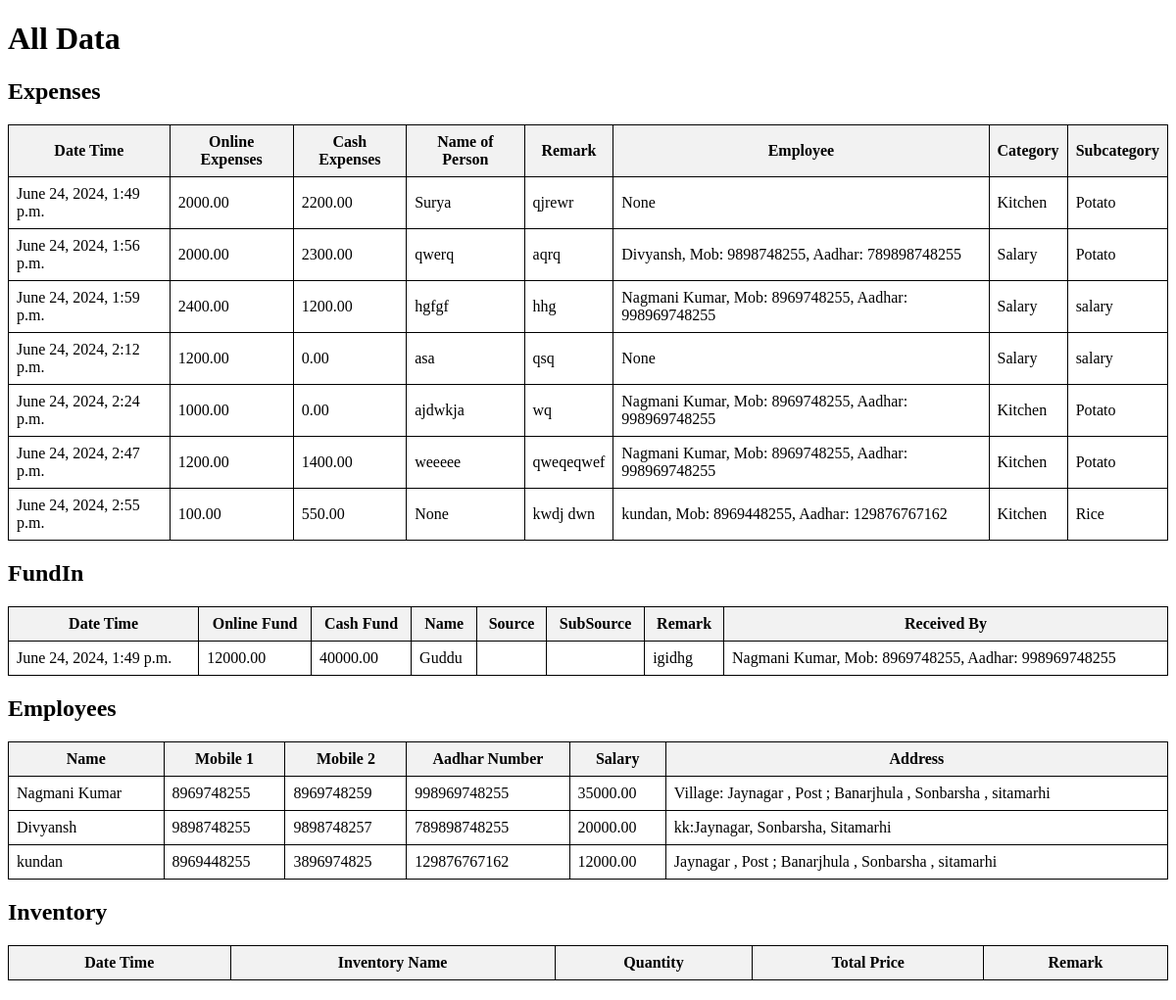
The page /all_data/ on the database as committed earlier.
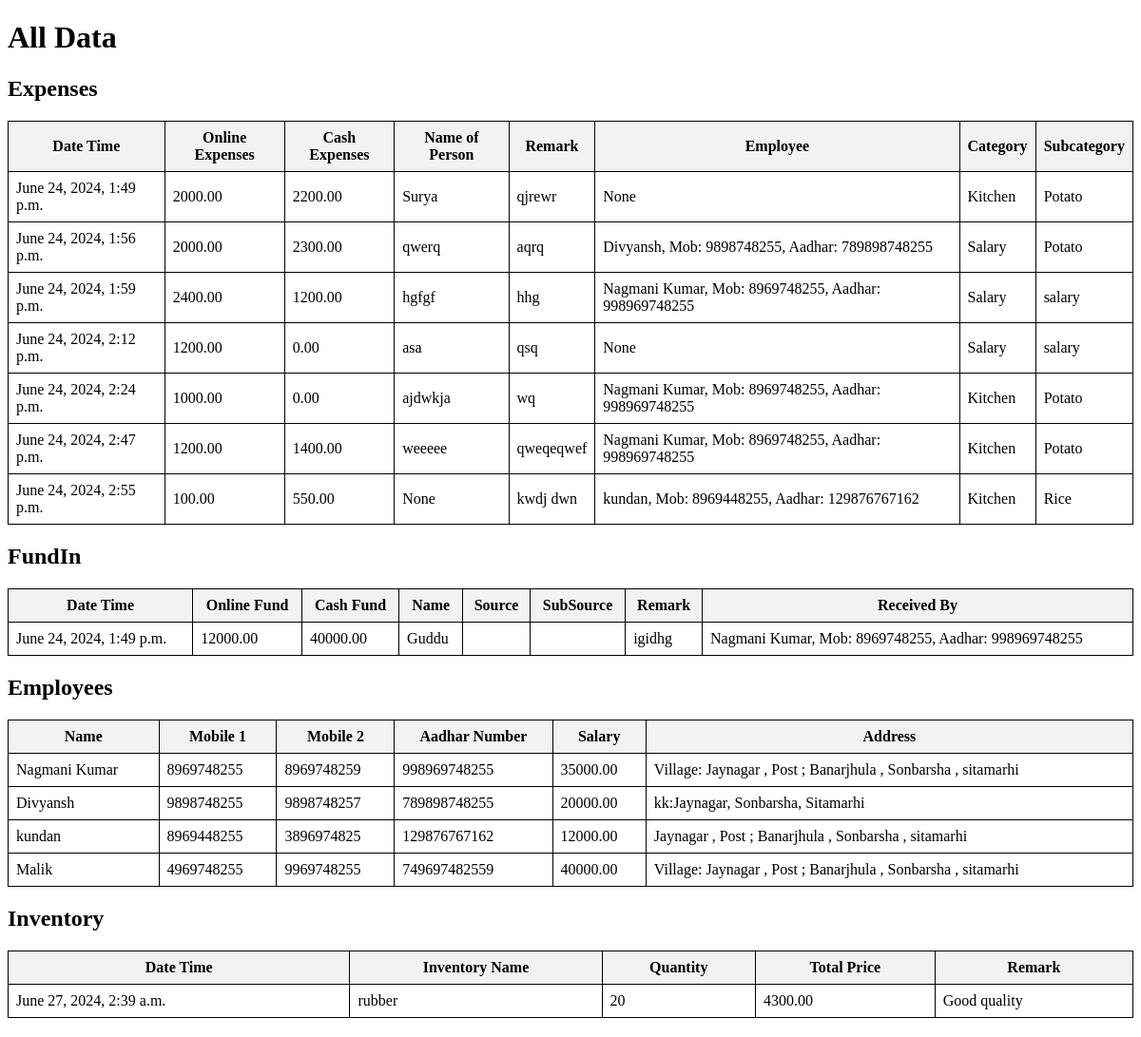
The same page on the database as committed later.
### home/models.py (models this page shows, shortened)
class Expenses(models.Model):
    date_time = models.DateTimeField(auto_now_add=True)
    online_expenses = models.DecimalField(max_digits=10, decimal_places=2)
    cash_expenses = models.DecimalField(max_digits=10, decimal_places=2)
    name_of_person = models.CharField(max_length=50, null=True, blank=True)
    remark = models.TextField(blank=True, null=True)
    is_employee_expense = models.BooleanField(default=False)
    employee = models.ForeignKey('Employee', on_delete=models.SET_NULL, null=True, blank=True)
    category = models.ForeignKey('Category', on_delete=models.CASCADE)
    subcategory = models.ForeignKey('SubCategory', on_delete=models.CASCADE, default=1)

class Category(models.Model):
    name = models.CharField(max_length=50, unique=True)
    def __str__(self):
        return self.name

class SubCategory(models.Model):
    name = models.CharField(max_length=50, unique=True)
    category = models.ForeignKey(Category, related_name='subcategories', on_delete=models.CASCADE)
    def __str__(self):
        return f"{self.name}"

class Employee(models.Model):
    date_time = models.DateTimeField(auto_now_add=True)
    name = models.CharField(max_length=100)
    mobile1 = models.CharField(max_length=10)
    mobile2 = models.CharField(max_length=10, blank=True, null=True)
    aadhar_number = models.CharField(max_length=12, unique=True)
    salary = models.DecimalField(max_digits=10, decimal_places=2)
    address = models.TextField()
    def __str__(self):
        return f"{self.name}, Mob: {self.mobile1}, Aadhar: {self.aadhar_number}"

class FundIn(models.Model):
    date_time = models.DateTimeField(auto_now_add=True)
    online_fund = models.DecimalField(max_digits=10, decimal_places=2)
    cash_fund = models.DecimalField(max_digits=10, decimal_places=2)
    name = models.CharField(max_length=50)
    source = models.ForeignKey(Source, on_delete=models.CASCADE)
    subsource = models.ForeignKey(SubSource, on_delete=models.CASCADE, default=1)
    remark = models.TextField(blank=True, null=True)
    received_by = models.ForeignKey('Employee', on_delete=models.SET_NULL, null=True, blank=True)

class Inventory(models.Model):
    date_time = models.DateTimeField(auto_now_add=True)
    inventory_name = models.CharField(max_length=100)
    quantity = models.PositiveIntegerField()
    total_price = models.DecimalField(max_digits=10, decimal_places=2)
    remark = models.TextField(blank=True, null=True)

### home/views.py (the view)
# urls.py: path('all_data/', all_data, name='all_data'),
def all_data(request):
    expenses = Expenses.objects.all()
    fundin = FundIn.objects.all()
    employees = Employee.objects.all()
    inventory = Inventory.objects.all()
    context = {
        'expenses': expenses,
        'fundin': fundin,
        'employees': employees,
        'inventory': inventory,
    }
    return render(request, 'all_data.html', context)

### home/templates/all_data.html (shortened to what this page needs)
<!DOCTYPE html>
<html lang="en">
<head>
</head>
<body>
    <h1>All Data</h1>
    <h2>Expenses</h2>
    <table>
        <thead>
            <tr>
                <th>Date Time</th>
                <th>Online Expenses</th>
                <th>Cash Expenses</th>
                <th>Name of Person</th>
                <th>Remark</th>
                <th>Employee</th>
                <th>Category</th>
                <th>Subcategory</th>
            </tr>
        </thead>
        <tbody>
            {% for expense in expenses %}
            <tr>
                <td>{{ expense.date_time }}</td>
                <td>{{ expense.online_expenses }}</td>
                <td>{{ expense.cash_expenses }}</td>
                <td>{{ expense.name_of_person }}</td>
                <td>{{ expense.remark }}</td>
                <td>{{ expense.employee }}</td>
                <td>{{ expense.category }}</td>
                <td>{{ expense.subcategory }}</td>
            </tr>
            {% endfor %}
        </tbody>
    </table>
    <h2>FundIn</h2>
    <table>
        <thead>
            <tr>
                <th>Date Time</th>
                <th>Online Fund</th>
                <th>Cash Fund</th>
                <th>Name</th>
                <th>Source</th>
                <th>SubSource</th>
                <th>Remark</th>
                <th>Received By</th>
            </tr>
        </thead>
        <tbody>
            {% for fund in fundin %}
            <tr>
                <td>{{ fund.date_time }}</td>
                <td>{{ fund.online_fund }}</td>
                <td>{{ fund.cash_fund }}</td>
                <td>{{ fund.name }}</td>
                <td>{{ fund.source }}</td>
                <td>{{ fund.subsource }}</td>
                <td>{{ fund.remark }}</td>
                <td>{{ fund.received_by }}</td>
            </tr>
            {% endfor %}
        </tbody>
    </table>
    <h2>Employees</h2>
    <table>
        <thead>
            <tr>
                <th>Name</th>
                <th>Mobile 1</th>
                <th>Mobile 2</th>
                <th>Aadhar Number</th>
                <th>Salary</th>
                <th>Address</th>
            </tr>
        </thead>
        <tbody>
            {% for employee in employees %}
            <tr>
                <td>{{ employee.name }}</td>
                <td>{{ employee.mobile1 }}</td>
                <td>{{ employee.mobile2 }}</td>
                <td>{{ employee.aadhar_number }}</td>
                <td>{{ employee.salary }}</td>
                <td>{{ employee.address }}</td>
            </tr>
            {% endfor %}
        </tbody>
    </table>
    <h2>Inventory</h2>
    <table>
        <thead>
            <tr>
                <th>Date Time</th>
                <th>Inventory Name</th>
                <th>Quantity</th>
                <th>Total Price</th>
                <th>Remark</th>
            </tr>
        </thead>
        <tbody>
            {% for item in inventory %}
            <tr>
                <td>{{ item.date_time }}</td>
                <td>{{ item.inventory_name }}</td>
                <td>{{ item.quantity }}</td>
                <td>{{ item.total_price }}</td>
                <td>{{ item.remark }}</td>
            </tr>
            {% endfor %}
        </tbody>
    </table>
</body>
</html>

Rows that differ between the two databases and show on the page:
added Employee: name "Malik", mobile1 "4969748255", mobile2 "9969748255", aadhar_number "749697482559", salary "40000.00", address "Village: Jaynagar , Post ; Banarjhula , Sonbarsha , sitamarhi"
added Inventory: date_time "June 27, 2024, 2:39 a.m.", inventory_name "rubber", quantity "20", total_price "4300.00", remark "Good quality"
